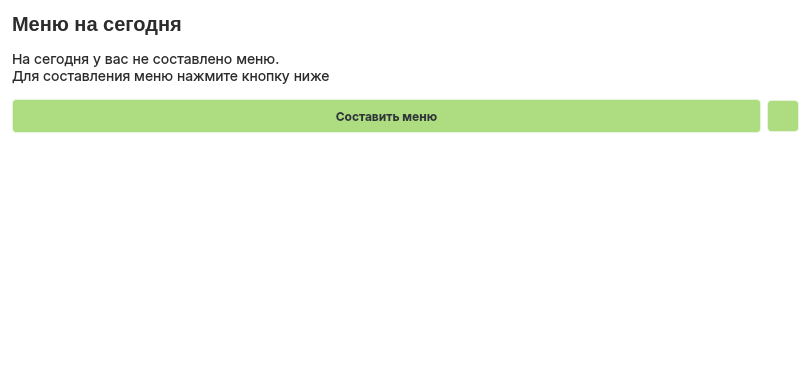
   <widget class="QFrame" name="menu_frame">
    <property name="geometry">
     <rect>
      <x>320</x>
      <y>30</y>
      <width>811</width>
      <height>371</height>
     </rect>
    </property>
    <property name="styleSheet">
     <string notr="true">background-color: rgba(255, 255, 255, 30%);
border: 1px solid  rgba(255, 255, 255, 40%);
border-radius: 10%;

</string>
    </property>
    <layout class="QVBoxLayout" name="verticalLayout_6">
     <item>
      <widget class="QLabel" name="MenuHeaderLabel">
       <property name="enabled">
        <bool>true</bool>
       </property>
       <property name="minimumSize">
        <size>
         <width>0</width>
         <height>24</height>
        </size>
       </property>
       <property name="maximumSize">
        <size>
         <width>16777215</width>
         <height>24</height>
        </size>
       </property>
       <property name="styleSheet">
        <string notr="true">background-color: none;
color: #2d2c2c;
border:none;

width: 435px;
height: 24px;

font-size: 20px;
font-family: Inter, &quot;Extra Bold&quot;;
font-weight: 800;
text-align: left;
vertical-align: top</string>
       </property>
       <property name="text">
        <string>Меню на сегодня</string>
       </property>
      </widget>
     </item>
     <item>
      <widget class="QLabel" name="infoMenuLabel">
       <property name="styleSheet">
        <string notr="true">background-color: none;
color: #2d2c2c;
border:none;
margin-top: 8px;
margin-bottom:8px;

text-align:left;
vertical-align:text-top;
font-size:14px;
font-family:Inter;
line-height:auto;
border-style:hidden;
outline:none;
width:435px;</string>
       </property>
       <property name="text">
        <string>На сегодня у вас не составлено меню. 
Для составления меню нажмите кнопку ниже</string>
       </property>
       <property name="scaledContents">
        <bool>false</bool>
       </property>
       <property name="wordWrap">
        <bool>true</bool>
       </property>
       <property name="margin">
        <number>0</number>
       </property>
       <property name="indent">
        <number>0</number>
       </property>
      </widget>
     </item>
     <item>
      <layout class="QHBoxLayout" name="actionsMenuHorizontalLayout">
       <item>
        <widget class="QPushButton" name="addMenuPushButton">
         <property name="styleSheet">
          <string notr="true">QPushButton{
height:32px;
width:auto;

color: #30353B;
background: #ADDC81;

text-align:center;
vertical-align:center;
font-size:12px;
font-family:Inter;
line-height:auto;
font-weight: bold;

border-radius:4%;
}

QPushButton:hover {
background: #AAAA81;
border: 2px solid rgba(146, 146, 120, 75);
}

QPushButton:pressed{
background: #AAAAFF;
}


</string>
         </property>
         <property name="text">
          <string>Составить меню</string>
         </property>
        </widget>
       </item>
       <item>
        <widget class="QPushButton" name="editMenuPushButton">
         <property name="sizePolicy">
          <sizepolicy hsizetype="Fixed" vsizetype="Fixed">
           <horstretch>0</horstretch>
           <verstretch>0</verstretch>
          </sizepolicy>
         </property>
         <property name="minimumSize">
          <size>
           <width>32</width>
           <height>32</height>
          </size>
         </property>
         <property name="maximumSize">
          <size>
           <width>32</width>
           <height>32</height>
          </size>
         </property>
         <property name="styleSheet">
          <string notr="true">QPushButton{
height:32px;
width:auto;

color: #30353B;
background: #ADDC81;

text-align:center;
vertical-align:center;
font-size:12px;
font-family:Inter;
line-height:auto;
font-weight: bold;

border-radius:4%;
}

QPushButton:hover {
background: #AAAA81;
border: 2px solid rgba(146, 146, 120, 75);
}

QPushButton:pressed{
background: #AAAAFF;
}</string>
         </property>
         <property name="text">
          <string/>
         </property>
         <property name="icon">
          <iconset>
           <normaloff>../../static/img/bx_edit.svg</normaloff>../../static/img/bx_edit.svg</iconset>
         </property>
         <property name="iconSize">
          <size>
           <width>24</width>
           <height>24</height>
          </size>
         </property>
        </widget>
       </item>
      </layout>
     </item>
     <item>
      <widget class="QTableView" name="menuListTableView">
       <property name="styleSheet">
        <string notr="true">QTableView{
background-color: rgba(255, 255, 255, 50);
border: 3px solid rgba(255, 255, 255, 75);
border-top-left-radius: 0%;
border-top-right-radius: 0%;
}

QTableView::section {
background-color: rgba(55, 55, 55);
color: white;
border: none;
}

QTableView::item {
border-style: none;
border-bottom: rgba(255, 255, 255, 50);
}

QTableView::item:selected {
border-style: none;
border-bottom: rgba(255, 255, 255, 50);
}</string>
       </property>
      </widget>
     </item>
    </layout>
   </widget>
